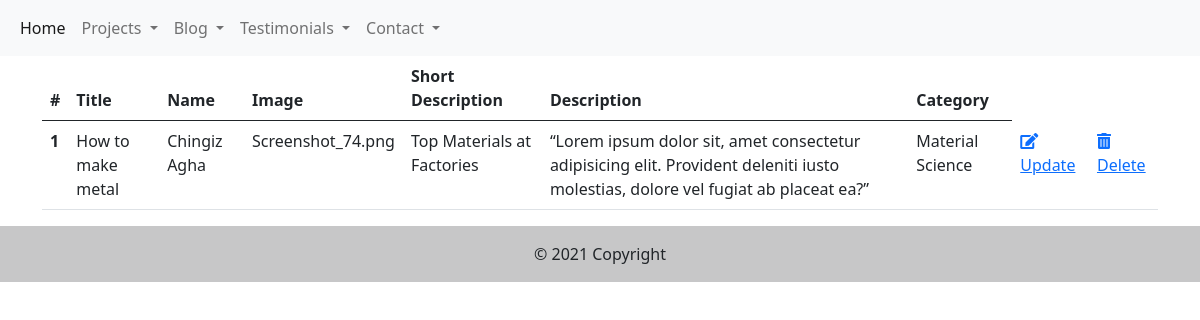
The page /admin/blog on the database its author committed.
### engineers/models.py (models this page shows, shortened)
class Blog(db.Model):
    id = db.Column(db.Integer, primary_key=True)
    title = db.Column(db.String(80), nullable=False)
    name = db.Column(db.String(20), nullable=False)
    image = db.Column(db.String(20), default='uploads/default.png')
    short_desc = db.Column(db.String(100), nullable=False)
    desc = db.Column(db.Text, nullable=False)
    category = db.Column(db.Integer, db.ForeignKey('blogcategory.id'), nullable=False)

### engineers/controllers.py (the view)
@app.route('/admin/blog')
def blog_list():
    blogs = Blog.query.all()
    blog_category = BlogCategory.query.all()
    return render_template('admin/blog.html', blogs=blogs, blog_category=blog_category)

### engineers/templates/admin/blog.html (shortened to what this page needs)
{% extends 'admin/base.html' %}
{% block content %}
<div class="container">
    <div class="row ">
      <div class="col">
        <table class="table">
            <thead>
              <tr>
                <th scope="col">#</th>
                <th scope="col">Title</th>
                <th scope="col">Name</th>
                <th scope="col">Image</th>
                <th scope="col">Short Description</th>
                <th scope="col">Description</th>
                <th scope="col">Category</th>
              </tr>
            </thead>
            <tbody>
               {% for blog in blogs %}
              <tr>
                <th scope="row">{{blog.id}}</th>
                <td>{{blog.title}}</td>
                <td>{{blog.name}}</td>
                <td>{{blog.image}}</td>
                <td>{{blog.short_desc}}</td>
                <td>{{blog.desc}}</td>
                <td>{{blog.category}}</td>
                <td><a href="{{url_for('blog_update', id=blog.id)}}"><i class="fas fa-edit"></i>Update</a></td>
                <td><a href="{{url_for('blog_delete', id=blog.id)}}"  onclick="return confirm('Are You Sure To Delete ?')"><i class="fas fa-trash-alt"></i>Delete</a></td>             </tr>
              {% endfor %}
            </tbody>
          </table>
      </div>
    </div>
  </div>
{% endblock %}

### engineers/templates/admin/base.html (shortened to what this page needs)
<!doctype html>
<html lang="en">
<head>
    <link rel="stylesheet" href="https://cdnjs.cloudflare.com/ajax/libs/font-awesome/5.15.3/css/all.min.css">
    <link href="https://cdn.jsdelivr.net/npm/bootstrap@5.0.1/dist/css/bootstrap.min.css" rel="stylesheet"
>
</head>
<body>
    {% include 'admin/includes/navbar.html' %}
        {% block content %}
        {% endblock %}
    {% include 'admin/includes/footer.html' %}
</body>
</html>

### engineers/templates/admin/includes/navbar.html (shortened to what this page needs)
<nav class="navbar navbar-expand-lg navbar-light bg-light">
    <div class="container-fluid">
      <div class="collapse navbar-collapse" id="navbarSupportedContent">
        <ul class="navbar-nav me-auto mb-2 mb-lg-0">
          <li class="nav-item">
            <a class="nav-link active" aria-current="page" href="/admin">Home</a>
          </li>
          <li class="nav-item dropdown">
            <a class="nav-link dropdown-toggle" href="#" id="navbarDropdown" role="button" data-bs-toggle="dropdown" aria-expanded="false">
              Projects
            </a>
          </li>
          <li class="nav-item dropdown">
            <a class="nav-link dropdown-toggle" href="#" id="navbarDropdown" role="button" data-bs-toggle="dropdown" aria-expanded="false">
              Blog
            </a>
          </li>
          <li class="nav-item dropdown">
            <a class="nav-link dropdown-toggle" href="#" id="navbarDropdown" role="button" data-bs-toggle="dropdown" aria-expanded="false">
              Testimonials
            </a>
          </li>
          <li class="nav-item dropdown">
            <a class="nav-link dropdown-toggle" href="#" id="navbarDropdown" role="button" data-bs-toggle="dropdown" aria-expanded="false">
              Contact
            </a>
          </li>
        </ul>
      </div>
    </div>
  </nav>

### engineers/templates/admin/includes/footer.html (shortened to what this page needs)
<footer class="bg-light text-center text-lg-start">
    <div class="text-center p-3" style="background-color: rgba(0, 0, 0, 0.2);">
      © 2021 Copyright
    </div>
  </footer>

### rows shown on the page
Blog: id "1", title "How to make metal", name "Chingiz Agha", image "Screenshot_74.png", short_desc "Top Materials at Factories", desc "“Lorem ipsum dolor sit, amet consectetur adipisicing elit. Provident deleniti iusto molestias, dolore vel fugiat ab placeat ea?”", category "Material Science"
